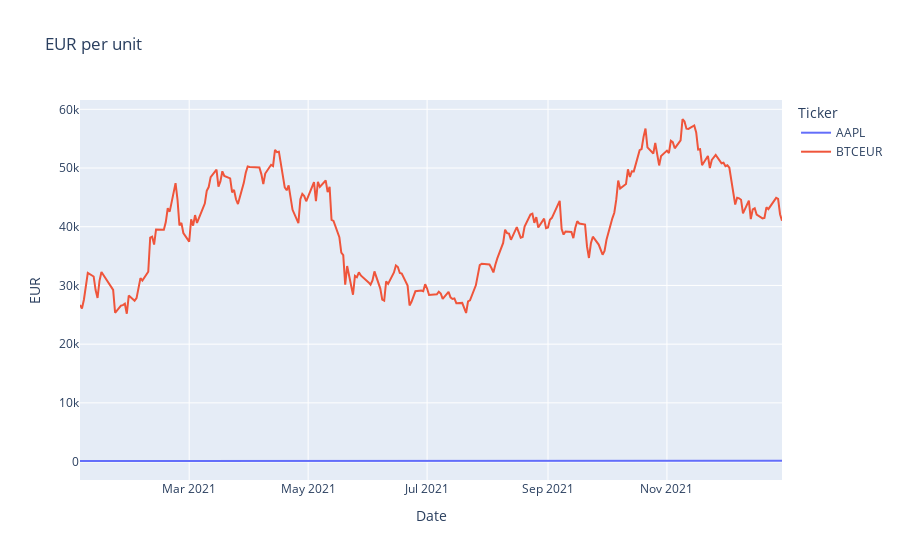

The code cell stored with this chart in its notebook:
### Code cell
# Line plot of EUR prices
# Again, we can't really see AAPL prices...
fig3 = px.line(master_EUR,
              x = master_EUR.index,
              y = 'EUR',
              color = "Ticker",
              title = "EUR per unit")
fig3.show()

### Figure 1 — Plotly figure (JSON) as saved in the notebook; plotly's stock layout.template omitted (floating-point values rounded to 4 significant figures; data arrays with more than 128 entries replaced by an {"elided": "..."} marker saying what was removed)
{"data": [{"hovertemplate": "Ticker=AAPL<br>Date=%{x}<br>EUR=%{y}<extra></extra>", "legendgroup": "AAPL", "line": {"color": "#636efa", "dash": "solid"}, "marker": {"symbol": "circle"}, "mode": "lines", "name": "AAPL", "orientation": "v", "showlegend": true, "type": "scatter", "x": {"elided": "250 str values"}, "xaxis": "x", "y": {"elided": "250 float values"}, "yaxis": "y"}, {"hovertemplate": "Ticker=BTCEUR<br>Date=%{x}<br>EUR=%{y}<extra></extra>", "legendgroup": "BTCEUR", "line": {"color": "#EF553B", "dash": "solid"}, "marker": {"symbol": "circle"}, "mode": "lines", "name": "BTCEUR", "orientation": "v", "showlegend": true, "type": "scatter", "x": {"elided": "250 str values"}, "xaxis": "x", "y": {"elided": "250 float values"}, "yaxis": "y"}], "layout": {"legend": {"title": {"text": "Ticker"}, "tracegroupgap": 0}, "title": {"text": "EUR per unit"}, "xaxis": {"anchor": "y", "domain": [0, 1], "title": {"text": "Date"}}, "yaxis": {"anchor": "x", "domain": [0, 1], "title": {"text": "EUR"}}}}
